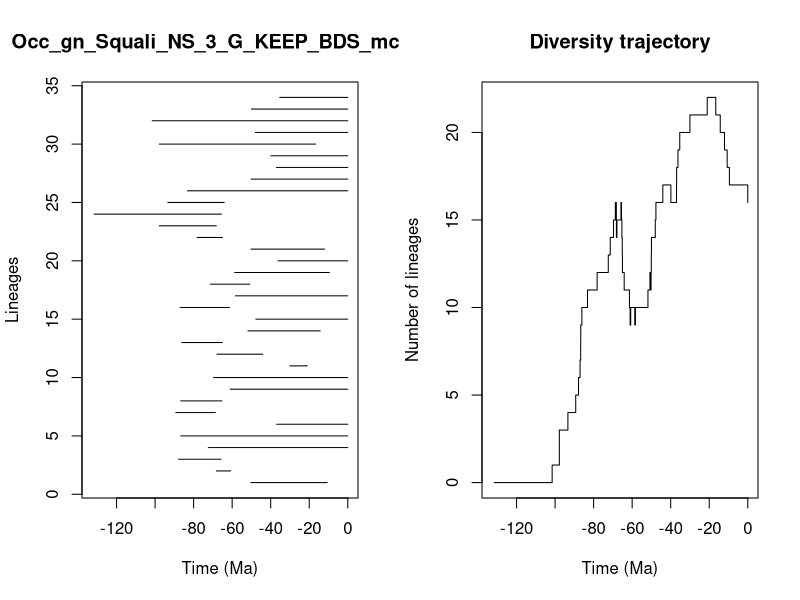

Write R code to recreate this figure.


pdf(file='../Results/Genus_NS/5_MA_bins_EP/pyrate_mcmc_logs/Occ_gn_Squali_NS_3_G_KEEP_BDS_mcmc_LTT.pdf',width=0.6*20, height=0.6*10)
title = "Occ_gn_Squali_NS_3_G_KEEP_BDS_mcmc"
ts=c(50.304909849737385, 68.16979378744927,87.8357447545006,72.38506499328747,86.67216065046303,36.91796672795717,89.28187265478681,86.71740750739048,61.06304188970308,69.67290382751125,30.02645115369887,67.89813205830588,86.08939472429718,51.806226830682476,47.674577376353376,87.03440910232553,58.30242998702574,71.36164086497405,58.64639759826612,36.23258571752873,50.183815021448076,78.18222969406816,97.78962769315444,131.61381144034823,93.34491094977606,83.16893447307147,50.06947924446793,36.988958065906246,39.914779138418325,97.79539642273045,48.007639891039084,101.52076144154809,49.99282027555847,35.297049003058284)
te=c(10.690650427299701, 60.74951318397215,65.81130190719207,0.0,0.0,0.0,68.71538036709168,65.32139779712726,0.0,0.0,21.038264383487263,44.0927319840989,65.12690902094553,14.290839446552607,0.0,61.40128919170759,0.0,50.78302303715095,9.532290285750477,0.0,12.091187230008869,65.05045412214996,68.21361199706016,65.54608300794023,64.13677146439792,0.0,0.0,0.0,0.0,16.61246760096897,0.0,0.0,0.0,0.0)
div_traj=c(0, 1,2,3,4,5,6,7,8,9,10,11,12,13,14,15,16,15,14,15,16,15,14,13,12,11,10,9,10,9,10,11,12,11,12,13,14,15,16,17,16,17,18,19,20,21,22,21,20,19,18,17,16)
time_events=c(131.61381144034823, 101.52076144154809,97.79539642273045,97.78962769315444,93.34491094977606,89.28187265478681,87.8357447545006,87.03440910232553,86.71740750739048,86.67216065046303,86.08939472429718,83.16893447307147,78.18222969406816,72.38506499328747,71.36164086497405,69.67290382751125,68.71538036709168,68.21361199706016,68.16979378744927,67.89813205830588,65.81130190719207,65.54608300794023,65.32139779712726,65.12690902094553,65.05045412214996,64.13677146439792,61.40128919170759,61.06304188970308,60.74951318397215,58.64639759826612,58.30242998702574,51.806226830682476,50.78302303715095,50.304909849737385,50.183815021448076,50.06947924446793,49.99282027555847,48.007639891039084,47.674577376353376,44.0927319840989,39.914779138418325,36.988958065906246,36.91796672795717,36.23258571752873,35.297049003058284,30.02645115369887,21.038264383487263,16.61246760096897,14.290839446552607,12.091187230008869,10.690650427299701,9.532290285750477,0.0)
                par(mfrow=c(1,2))
                L = length(ts)
                plot(ts, 1:L , xlim=c(-max(ts)-1,0), pch=20, type="n", main=title,xlab="Time (Ma)",ylab="Lineages")
                for (i in 1:L){segments(x0=-te[i],y0=i,x1=-ts[i],y1=i)}    
                t = -time_events
                plot(div_traj ~ t,type="s", main = "Diversity trajectory",xlab="Time (Ma)",ylab="Number of lineages",xlim=c(-max(ts)-1,0))
                abline(v=c(65,200,251,367,445),lty=2,col="gray")
                
